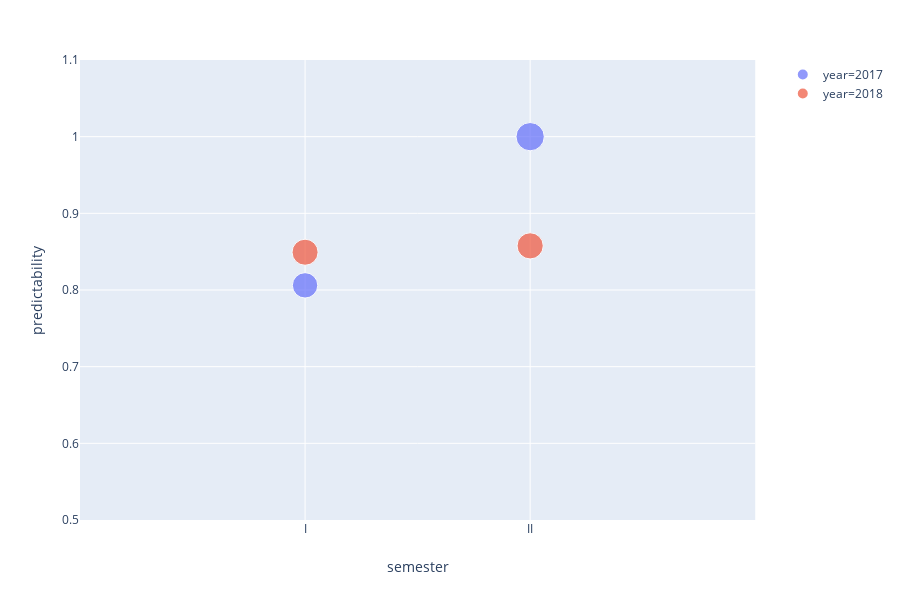

Notebook source saved alongside this figure:
### Code cell
df_localidad = df_prediction[df_prediction["localidad"] == "BOSA"]
fig = px.scatter(df_localidad, x="semester", y="predictability",color="year",size="predictability")
fig.update_xaxes(range=[-1, 2])
fig.update_yaxes(range=[0.5, 1.1])
fig.show()

### Figure 1 — Plotly figure (JSON) as saved in the notebook; plotly's stock layout.template omitted (floating-point values rounded to 4 significant figures)
{"data": [{"hoverlabel": {"namelength": 0}, "hovertemplate": "year=2017<br>semester=%{x}<br>predictability=%{marker.size}", "legendgroup": "year=2017", "marker": {"color": "#636efa", "size": [0.8061, 1], "sizemode": "area", "sizeref": 0.0025, "symbol": "circle"}, "mode": "markers", "name": "year=2017", "showlegend": true, "type": "scatter", "x": ["I", "II"], "xaxis": "x", "y": [0.8061, 1], "yaxis": "y"}, {"hoverlabel": {"namelength": 0}, "hovertemplate": "year=2018<br>semester=%{x}<br>predictability=%{marker.size}", "legendgroup": "year=2018", "marker": {"color": "#EF553B", "size": [0.8493, 0.8576], "sizemode": "area", "sizeref": 0.0025, "symbol": "circle"}, "mode": "markers", "name": "year=2018", "showlegend": true, "type": "scatter", "x": ["I", "II"], "xaxis": "x", "y": [0.8493, 0.8576], "yaxis": "y"}], "layout": {"height": 600, "legend": {"itemsizing": "constant", "tracegroupgap": 0}, "margin": {"t": 60}, "xaxis": {"anchor": "y", "domain": [0, 0.98], "range": [-1, 2], "title": {"text": "semester"}}, "yaxis": {"anchor": "x", "domain": [0, 1], "range": [0.5, 1.1], "title": {"text": "predictability"}}}}
